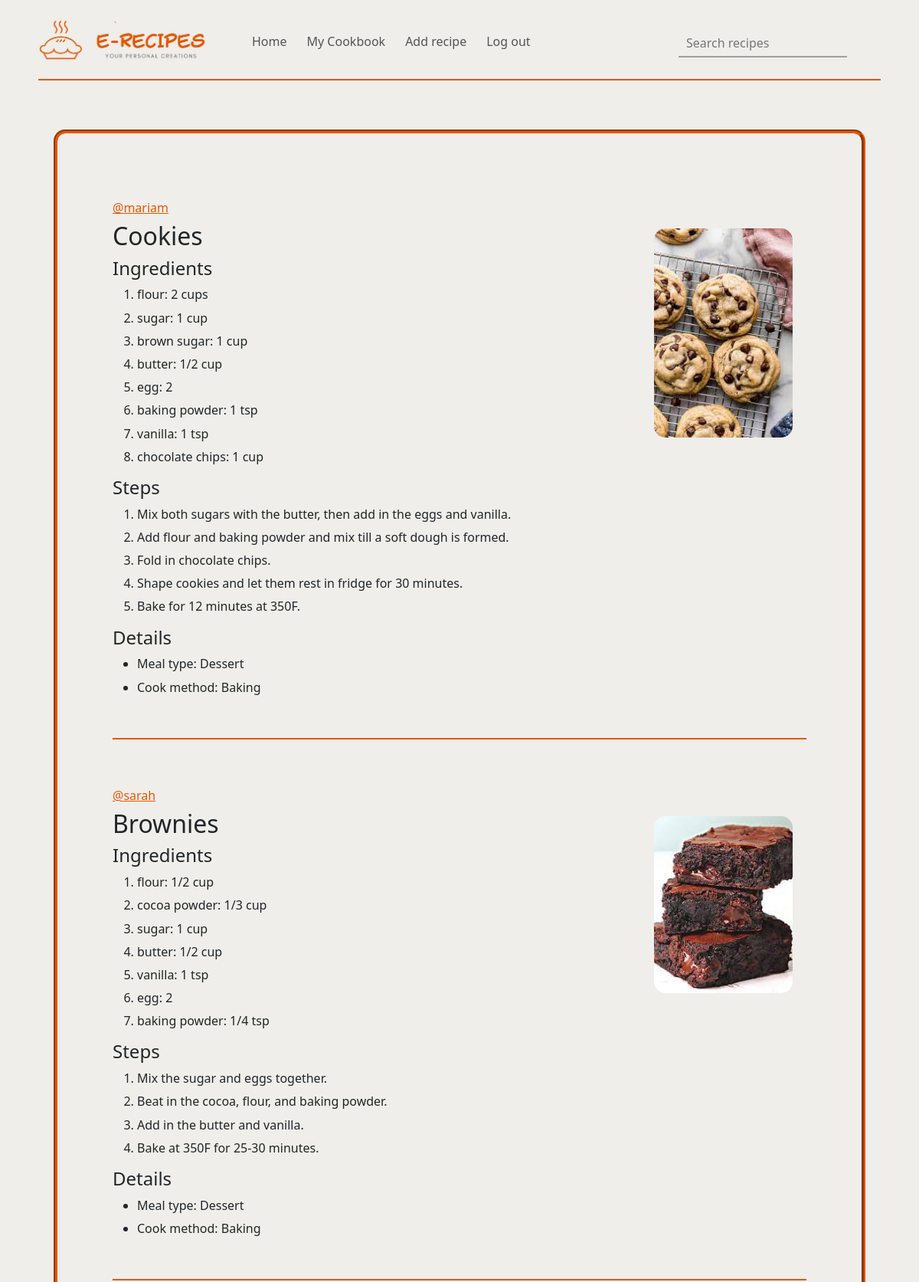
The page / (signed in, upper part) on the database its author committed.
### tables this page shows
CREATE TABLE users (
id INTEGER PRIMARY KEY AUTOINCREMENT NOT NULL, 
username TEXT NOT NULL, 
hash TEXT NOT NULL);

CREATE TABLE recipes (
id INTEGER PRIMARY KEY AUTOINCREMENT,
user_id INTEGER NOT NULL,
name TEXT NOT NULL,
type TEXT NOT NULL,
cook TEXT NOT NULL,
image TEXT NOT NULL,
FOREIGN KEY (user_id) REFERENCES users(id)
);

CREATE TABLE ingredients (
id INTEGER PRIMARY KEY AUTOINCREMENT,
recipe_id INTEGER NOT NULL,
name TEXT NOT NULL,
amount TEXT NOT NULL,
FOREIGN KEY (recipe_id) REFERENCES recipes(id)
);

CREATE TABLE steps (
id INTEGER PRIMARY KEY AUTOINCREMENT,
recipe_id INTEGER NOT NULL,
step TEXT NOT NULL,
FOREIGN KEY (recipe_id) REFERENCES recipes(id)
);

### app.py (the view)
@app.route("/", methods = ["GET", "POST"])
@login_required
def index():
    connection = sqlite3.connect('project.db', check_same_thread=False)
    db = connection.cursor()
    db.row_factory = sqlite3.Row
    recipes = db.execute("SELECT * FROM recipes").fetchall()
    recipe_list = []
    for recipe in recipes:
        recipe_id = recipe["id"]
        result = db.execute("SELECT username FROM users WHERE id = ?", (recipe["user_id"], )).fetchone()
        username = result[0] if result else None
        ingredients = db.execute("SELECT * FROM ingredients WHERE recipe_id = ?", (recipe_id, )).fetchall()
        steps = db.execute("SELECT * FROM steps WHERE recipe_id = ?", (recipe_id, )).fetchall()
        recipe_dict = {
        "username": username,
        "id": recipe_id,
        "name": recipe["name"],
        "type": recipe["type"],
        "cook": recipe["cook"],
        "image": recipe["image"],
        "ingredients": ingredients,
        "steps": steps
        }
        recipe_list.append(recipe_dict)
    connection.commit()
    connection.close()
    return render_template("index.html", recipe_list=recipe_list, show_search=True)

### app.py (called while the page is built)
@app.after_request
def after_request(response):
    response.headers["Cache-Control"] = "no-cache, no-store, must-revalidate"
    response.headers["Expires"] = 0
    response.headers["Pragma"] = "no-cache"
    return response

### helpers.py (called while the page is built)
def login_required(f):
    @wraps(f)
    def decorated_function(*args, **kwargs):
        if session.get("user_id") is None:
            return redirect("/login")
        return f(*args, **kwargs)
    return decorated_function

### templates/index.html (shortened to what this page needs)
{% extends "layout.html" %}
{% block body %}
    <br>
    <div class="recipe-wrapper">
        {% for recipe_dict in recipe_list %}
            <div class="container">
                <br>
                <h6> <a href="{{ url_for('usercookbook', username = recipe_dict.username) }}"> @{{ recipe_dict.username }} </a> </h6>
                <img src= "{{recipe_dict.image}}" class="recipe_img" alt="{{recipe_dict.name}}">
                <h2> {{ recipe_dict.name }} </h2>
                <h4>Ingredients </h4>
                <ol>
                    {% for ingredient in recipe_dict.ingredients %}
                        <li> <h6> {{ ingredient.name }}: {{ ingredient.amount }} </h6> </li>
                    {% endfor %}
                </ol>
                <h4>Steps </h4>
                <ol>
                    {% for step in recipe_dict.steps %}
                        <li> <h6> {{ step.step }} </h6> </li>
                    {% endfor %}
                </ol>
                <h4> Details </h4>
                <ul>
                    <li> <h6> Meal type: {{ recipe_dict.type }} </h6> </li>
                    <li> <h6> Cook method: {{ recipe_dict.cook }} </h6> </li>
                </ul>
                <br>
            </div>
            <br>
        {% endfor %}
    </div>
{% endblock %}

### static/styles.css (style rules this page uses)
* { margin: 0; padding: 0; }
body { margin: 5px 50px; background-color: #efeeeb; display: flex; }
.recipe-wrapper { border: 5px groove #e45700; border-radius: 15px; padding: 6vh 6vw; margin: 20px; }
.container { border-bottom: 2px solid #e45700; padding: 2vh 0; }
.container a { color: #e45700; }
.recipe_img { float: right; width: 20%; height:20%; margin-top: 1%; margin-right: 2%; border-radius: 15px; }

### rows shown on the page
users: username "mariam"
recipes: image (picture), name "Cookies", type "Dessert", cook "Baking"
ingredients: name "flour", amount "2 cups"
ingredients: name "sugar", amount "1 cup"
ingredients: name "brown sugar", amount "1 cup"
ingredients: name "butter", amount "1/2 cup"
ingredients: name "egg", amount "2"
ingredients: name "baking powder", amount "1 tsp"
ingredients: name "vanilla", amount "1 tsp"
ingredients: name "chocolate chips", amount "1 cup"
steps: step "Mix both sugars with the butter, then add in the eggs and vanilla."
steps: step "Add flour and baking powder and mix till a soft dough is formed."
steps: step "Fold in chocolate chips."
steps: step "Shape cookies and let them rest in fridge for 30 minutes."
steps: step "Bake for 12 minutes at 350F."
users: username "sarah"
recipes: image (picture), name "Brownies", type "Dessert", cook "Baking"
ingredients: name "flour", amount "1/2 cup"
ingredients: name "cocoa powder", amount "1/3 cup"
ingredients: name "sugar", amount "1 cup"
ingredients: name "butter", amount "1/2 cup"
ingredients: name "vanilla", amount "1 tsp"
ingredients: name "egg", amount "2"
ingredients: name "baking powder", amount "1/4 tsp"
steps: step "Mix the sugar and eggs together."
steps: step "Beat in the cocoa, flour, and baking powder."
steps: step "Add in the butter and vanilla."
steps: step "Bake at 350F for 25-30 minutes."
